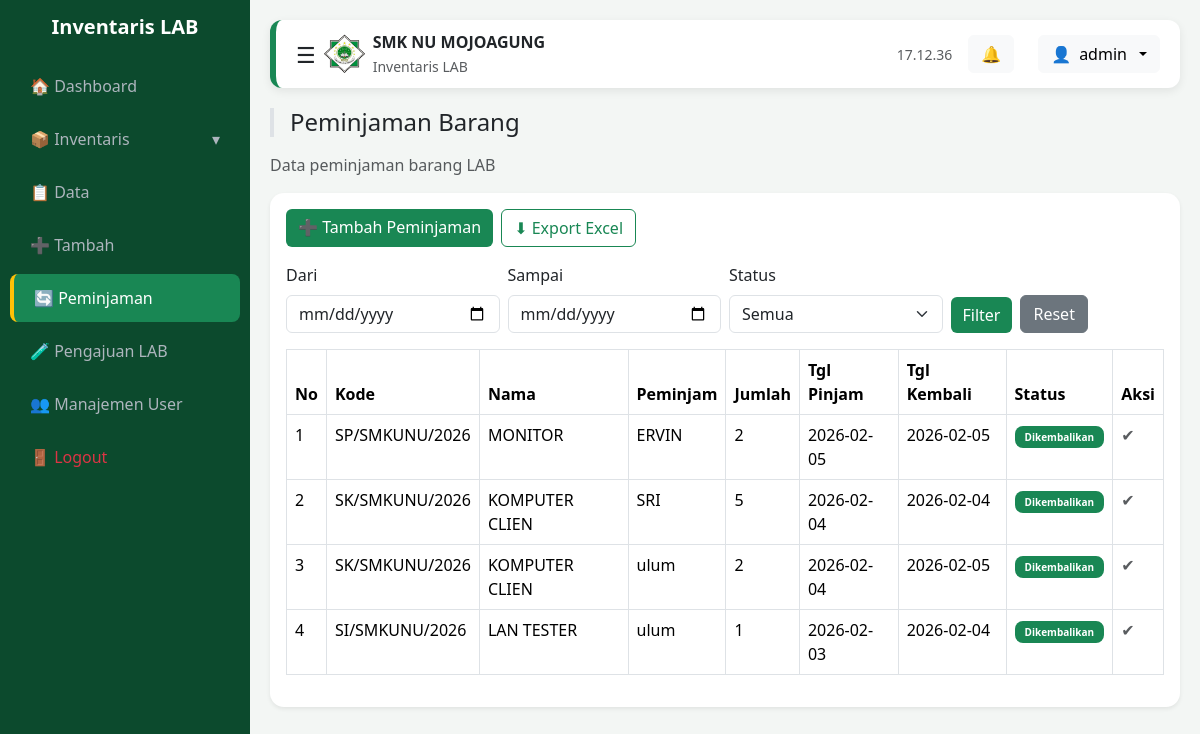
The app's page /peminjaman.php (signed in) with its own data.
### tables this page shows
CREATE TABLE `peminjaman` (
  `id` int(11) NOT NULL,
  `kode_barang` varchar(50) DEFAULT NULL,
  `nama_barang` varchar(100) DEFAULT NULL,
  `peminjam` varchar(100) DEFAULT NULL,
  `jumlah` int(11) DEFAULT NULL,
  `tanggal_pinjam` date DEFAULT NULL,
  `tanggal_kembali` date DEFAULT NULL,
  `status` enum('Dipinjam','Dikembalikan') DEFAULT 'Dipinjam'
);

### peminjaman.php (the view, shortened to what this page needs)
<?php
include 'config/koneksi.php';
$dari   = $_GET['dari'] ?? '';
$sampai = $_GET['sampai'] ?? '';
$status = $_GET['status'] ?? '';
$dari   = mysqli_real_escape_string($conn, $dari);
$sampai = mysqli_real_escape_string($conn, $sampai);
$status = mysqli_real_escape_string($conn, $status);
$sql = "SELECT * FROM peminjaman WHERE 1=1";
$sql .= " ORDER BY id DESC";
$data = mysqli_query($conn, $sql);
include 'layout/layout_start.php';
?>
<h4 class="mb-3 border-start border-4 ps-3"
    style="border-color:var(--nu-hijau)">
Peminjaman Barang
</h4>
<p class="text-muted">Data peminjaman barang LAB</p>
<div class="card shadow-sm">
<div class="card-body">
<div class="mb-3 d-flex gap-2 flex-wrap">
  <a href="tambah_peminjaman.php" class="btn btn-success">
    ➕ Tambah Peminjaman
  </a>
  <?php if($role=='admin'){ ?>
  <a href="export_peminjaman.php?dari=<?= $dari ?>&sampai=<?= $sampai ?>&status=<?= $status ?>"
     class="btn btn-outline-success">
     ⬇ Export Excel
  </a>
  <?php } ?>
</div>
<form method="GET" class="row g-2 mb-3">
  <div class="col-md-3">
    <label class="form-label">Dari</label>
    <input type="date" name="dari" class="form-control"
           value="<?= htmlspecialchars($dari) ?>">
  </div>
  <div class="col-md-3">
    <label class="form-label">Sampai</label>
    <input type="date" name="sampai" class="form-control"
           value="<?= htmlspecialchars($sampai) ?>">
  </div>
  <div class="col-md-3">
    <label class="form-label">Status</label>
    <select name="status" class="form-select">
      <option value="">Semua</option>
    </select>
  </div>
  <div class="col-md-3 d-flex align-items-end">
    <button class="btn btn-primary me-2">Filter</button>
    <a href="peminjaman.php" class="btn btn-secondary">Reset</a>
  </div>
</form>
<div class="table-responsive">
<table class="table table-bordered table-hover">
<thead style="background:var(--nu-hijau);color:white">
<tr>
  <th>No</th>
  <th>Kode</th>
  <th>Nama</th>
  <th>Peminjam</th>
  <th>Jumlah</th>
  <th>Tgl Pinjam</th>
  <th>Tgl Kembali</th>
  <th>Status</th>
  <th>Aksi</th>
</tr>
</thead>
<tbody>
<?php
$no = 1;
if (mysqli_num_rows($data) > 0) {
  while ($d = mysqli_fetch_assoc($data)) {
?>
<tr>
  <td><?= $no++ ?></td>
  <td><?= htmlspecialchars($d['kode_barang']) ?></td>
  <td><?= htmlspecialchars($d['nama_barang']) ?></td>
  <td><?= htmlspecialchars($d['peminjam']) ?></td>
  <td><?= $d['jumlah'] ?></td>
  <td><?= $d['tanggal_pinjam'] ?></td>
  <td><?= $d['tanggal_kembali'] ?></td>
  <td>
    <?php if ($d['status']=='Dipinjam') { ?>
      <span class="badge bg-warning text-dark">Dipinjam</span>
    <?php } else { ?>
      <span class="badge bg-success">Dikembalikan</span>
    <?php } ?>
  </td>
  <td>
    <?php if ($d['status']=='Dipinjam') { ?>
      <a href="kembalikan.php?id=<?= $d['id'] ?>"
         onclick="return confirm('Yakin barang sudah dikembalikan?')"
         class="btn btn-success btn-sm">
         🔁
      </a>
    <?php } else { ?>
      <span class="text-muted">✔</span>
    <?php } ?>
  </td>
</tr>
<?php
  }
} ?>
</tbody>
</table>
</div>
</div>
</div>
<?php include 'layout/layout_end.php'; ?>

### layout/layout_start.php (style rules this page uses)
:root { --hijau: #198754; --hijau-tua: #0c4a2d; --hover: #14532d; --emas: #ffc107; --bg: #f3f6f4; }
body { background: var(--bg); font-family: 'Segoe UI', sans-serif; }
.card { border: none; border-radius: 14px; box-shadow: 0 5px 20px rgba(0,0,0,0.05); transition: 0.3s; }
.btn-success, .btn-primary { background: var(--hijau); border: none; }
.badge { position: relative; font-size: 10px; padding: 6px 10px; border-radius: 8px; }

### records on screen
peminjaman: kode_barang "SP/SMKUNU/2026", nama_barang "MONITOR", peminjam "ERVIN", jumlah "2", tanggal_pinjam "2026-02-05", tanggal_kembali "2026-02-05", status "Dikembalikan"
peminjaman: kode_barang "SK/SMKUNU/2026", nama_barang "KOMPUTER CLIEN", peminjam "SRI", jumlah "5", tanggal_pinjam "2026-02-04", tanggal_kembali "2026-02-04", status "Dikembalikan"
peminjaman: kode_barang "SK/SMKUNU/2026", nama_barang "KOMPUTER CLIEN", peminjam "ulum", jumlah "2", tanggal_pinjam "2026-02-04", tanggal_kembali "2026-02-05", status "Dikembalikan"
peminjaman: kode_barang "SI/SMKUNU/2026", nama_barang "LAN TESTER", peminjam "ulum", jumlah "1", tanggal_pinjam "2026-02-03", tanggal_kembali "2026-02-04", status "Dikembalikan"

### other values on screen
$username "admin"
